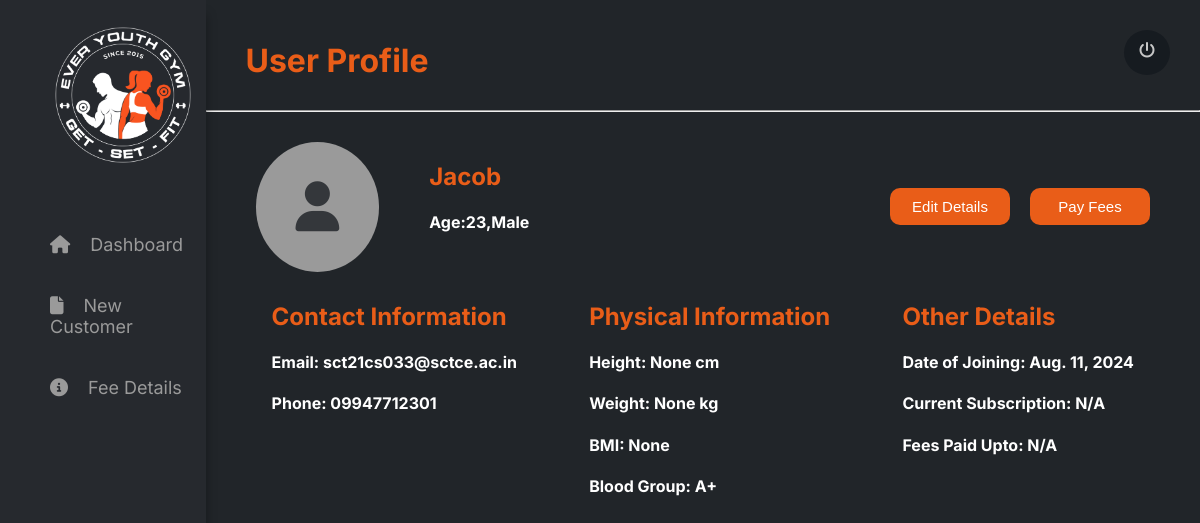
Screenshot of /profile/36/ (signed in) with the database file from the repository.
### gym/models.py (models this page shows, shortened)
class Customer(models.Model):
    GENDER_CHOICES = [
        ('M', 'Male'),
        ('F', 'Female'),
    ]
    BLOOD_GROUP_CHOICES = [
        ('O+', 'O+'),
        ('O-', 'O-'),
        ('A+', 'A+'),
        ('A-', 'A-'),
        ('B+', 'B+'),
        ('B-', 'B-'),
        ('AB+', 'AB+'),
        ('AB-', 'AB-'),
        ('A1+', 'A1+'),
        ('A1-', 'A1-'),
        ('A2+', 'A2+'),
        ('A2-', 'A2-'),
        ('A1B+', 'A1B+'),
        ('A1B-', 'A1B-'),
        ('A2B+', 'A2B+'),
        ('A2B-', 'A2B-'),
        ('BOMBAY', 'BOMBAY'),
    ]
    WEIGHT_TRAINING = 'WT'
    CARDIO = 'C'
    BOTH = 'B'
    MEMBERSHIP_CHOICES = [
        (WEIGHT_TRAINING, 'Weight Training'),
        (CARDIO, 'Cardio'),
        (BOTH, 'Both'),
    ]
    unique_id = models.AutoField(primary_key=True)
    name = models.CharField(max_length=255,blank=False)
    phone_no = models.CharField(max_length=10, blank=True)
    email = models.EmailField(null=True, blank=True)
    gender = models.CharField(max_length=1, choices=GENDER_CHOICES,blank=False)
    height = models.FloatField(help_text='Height in centimeters', null=True, blank=True)
    weight = models.FloatField(help_text='Weight in kilograms', null=True, blank=True)
    blood_group = models.CharField(max_length=6, choices=BLOOD_GROUP_CHOICES,blank=False)
    bmi = models.FloatField(editable=False, null=True, blank=True)
    admission_number = models.PositiveIntegerField(editable=False, default=0)
    date_of_admission = models.DateField(default=timezone.now)
    date_of_birth = models.DateField(null=True, blank=True)
    class Meta:
        unique_together = ('name', 'phone_no')

### gym/views.py (the view)
# urls.py: path('profile/<int:customer_id>/', profile_view, name='profile'),
@login_required
def profile_view(request, customer_id):
    customer = get_object_or_404(Customer, pk=customer_id)
    latest_fee_detail = customer.feedetail_set.order_by('-date_of_payment').first()
    if customer.date_of_birth:
        age = timezone.now().year - customer.date_of_birth.year
    else:
        age = None
    context = {
        'name': customer.name,
        'id': customer.pk,
        'gender': customer.get_gender_display(),
        'age': age,
        'email': customer.email,
        'phone': customer.phone_no,
        'height': customer.height,
        'weight': customer.weight,
        'bmi': customer.bmi,
        'bloodGroup': customer.get_blood_group_display(),
        'doj': customer.date_of_admission,
        'category': latest_fee_detail.get_category_display() if latest_fee_detail else 'N/A',
        'activeMonth': latest_fee_detail.get_month_display() if latest_fee_detail else 'N/A'
    }
    return render(request, 'gym/profile.html', context)

### gym/templates/gym/profile.html (shortened to what this page needs)
{% load static %}
<!DOCTYPE html>
<html lang="en">
<head>
    <link rel="stylesheet" href="{% static 'gym/profile.css' %}">
</head>
<body>
    <div class="container">
        <div class="navbar">
            <div class="logo">
                <img src="{% static 'gym/assets/images/Logo.png' %}" alt="Logo">
            </div>
            <nav>
                <a href="{% url 'dashboard' %}"><li><i class="fa-solid fa-house" style="color: #9a9a9a;"></i>Dashboard</li></a>
                <a href="/add"><li><i class="fa-solid fa-file"></i>New Customer</li></a>
                <a href="{% url 'feeDetails' %}" ><li><i class="fa-solid fa-circle-info" style="color: #9a9a9a;"></i>Fee Details</li></a>
            </nav>
        </div>
        <div class="content">
            <div class="header">
                <h1>User Profile</h1>
                <div class="userIcon">
                    <a href="login.html" onclick="alert('Logged out successfully')"><i class="fa-solid fa-power-off" style="color: #c7c7c7;"></i></a>
                </div>
            </div>
            <hr style="color:#9A9A9A">
            <div class="outerContainer">
                <div class="userButtonArea">
                    <div class="userSection">
                        <div class="userImage">
                            <i class="fa-solid fa-user"></i>
                        </div>
                        <div class="user">
                            <h2><b>{{ name }}</b></h2>
                            <h4> Age:{{age}},{{ gender }}</h4>
                        </div>
                    </div>
                    <div class="buttonSection">
                        <a href="/edit/{{id}}"><button class="editButton">Edit Details</button></a>
                        <a href="/pay_fees/{{id}}"><button class="payFeesButton">Pay Fees</button></a>
                    </div>
                </div>
                <div class="rowSection">
                    <div class="contactSection">
                        <h2>Contact Information</h2>
                        <div class="contact">
                            <h4><b>Email:</b> {{ email }}</h4>
                            <h4><b>Phone:</b> {{ phone }}</h4>
                        </div>
                    </div>
                    <div class="physicalInformation">
                        <h2>Physical Information</h2>
                        <div class="physical">
                            <h4><b>Height:</b> {{ height }} cm</h4>
                            <h4><b>Weight:</b> {{ weight }} kg</h4>
                            <h4><b>BMI:</b> {{ bmi }}</h4>
                            <h4><b>Blood Group:</b> {{ bloodGroup }}</h4>
                        </div>
                    </div>
                    <div class="otherDetails">
                        <h2>Other Details</h2>
                        <div class="other">
                            <h4><b>Date of Joining:</b> {{ doj }}</h4>
                            <h4><b>Current Subscription:</b> {{ category }}</h4>
                            <h4><b>Fees Paid Upto:</b> {{ activeMonth }}</h4>
                        </div>
                    </div>
                </div>
            </div>
        </div>
    </div>
</body>
</html>

### gym/static/gym/profile.css (style rules this page uses)
body { margin:0; padding:0; height:100%; font-family: "Inter", sans-serif; }
.container { background-color:#26292E; display:flex; height:100%; min-height: 100vh; }
.navbar { width:15%; background-color:#26292E; box-shadow: 0 15px 10px rgba(0, 0, 0, 0.35); position: relative; z-index: 1; padding:20px 0px 10px 30px; }
.navbar nav { display: block; margin-top:40px; }
.navbar nav li { list-style-type: none; padding:10px; font-size: 18px; }
.navbar nav a { color:#9A9A9A; text-decoration:none; }
.navbar nav li { padding:20px; }
.navbar nav li i { margin-right:20px; }
.logo img { width:150px; margin-left:18px; height:auto; }
.content { width:85%; background-color:#212529; }
.header { display:flex; justify-content: space-between; padding:20px 30px 0px 40px; }
.header h1 { color:#E95D18; }
.userIcon { margin-top:10px; height:25px; border-radius:50%; padding:10px 15px; background-color:#161b20; }
.outerContainer { display:flex; flex-direction:column; gap:10px; margin:30px 50px; color:white; }
.outerContainer h2 { color:#E95D18; }
.userButtonArea { display:flex; justify-content:space-between; }
.buttonSection { display:flex; gap:20px; justify-content:center; align-items:center; }
.buttonSection a { text-decoration:none; }
.buttonSection button { cursor:pointer; padding:10px; width:120px; border:none; background: #E95D18; color:white; font-size:15px; border-radius:10px; }
.userSection { max-width:100%; width:500px; display:flex; gap:50px; }
.userImage { padding: 35px 40px 35px 40px; width:auto; font-size:50px; background-color:#9A9A9A; border-radius: 50%; color:#34373b; }
.rowSection { display:flex; gap:40px; justify-content: space-around; }

### rows the page displays
Customer: name "Jacob", email "sct21cs033@sctce.ac.in", phone_no "09947712301", date_of_admission "Aug. 11, 2024"

### other values shown
{{ gender }} "Male"
{{ height }} "None"
{{ weight }} "None"
{{ bmi }} "None"
{{ bloodGroup }} "A+"
{{ category }} "N/A"
{{ activeMonth }} "N/A"
